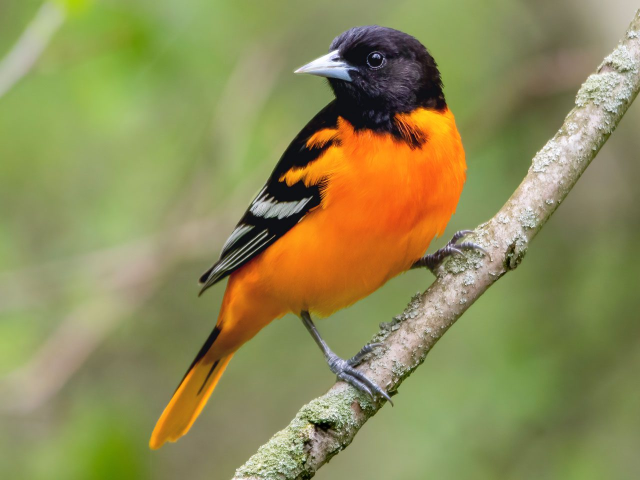
#> input picture birds.jpg, 1280 x 960 px (shown at 1/2 size)
$ jupyter execute Edge_Detection.ipynb
#> lines starting #> are read from the running program, lines starting #| are printed output that depends on the picture; after the words box and inside, x2 and y2 are one past the last pixel; in counts of white or black regions, pixels touching at a corner belong together
#### Edge Detection
##### Edge detection is a technique in image processing used to identify boundaries of object in an image. Common Edge detection methods are:
##### 1. Canny Edge Detection (Most Popular)
##### Steps in Cannny are :
- Noise reduction (Gaussian filter).
- Gradient calculation.
- Non-maximum suprression
- Double threshold
- Edge Tracking

[cell 1]
import cv2
import matplotlib.pyplot as plt
import numpy as np
import pandas as pd

[cell 2]
img = cv2.imread("birds.jpg")
#> img is the input picture: shape (960, 1280, 3); mean B, G, R 86.8, 139.8, 142.7

[cell 3]
gray = cv2.cvtColor(img, cv2.COLOR_BGR2GRAY)
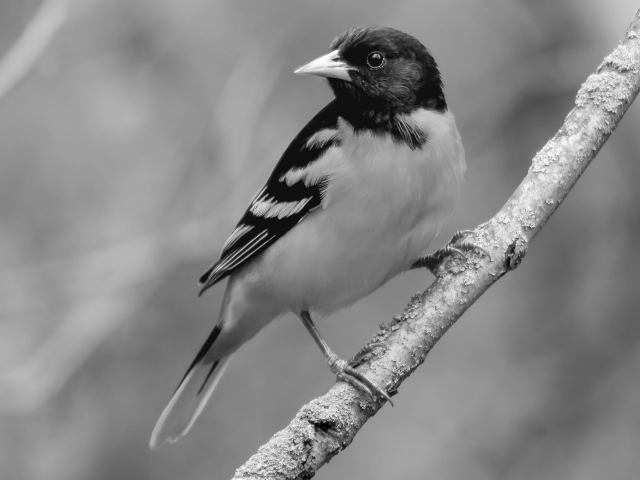
#> gray: shape (960, 1280) (shown at 1/2 size); min 0, max 255, mean 134.6

[cell 4]
resize = cv2.resize(gray, (520,520))
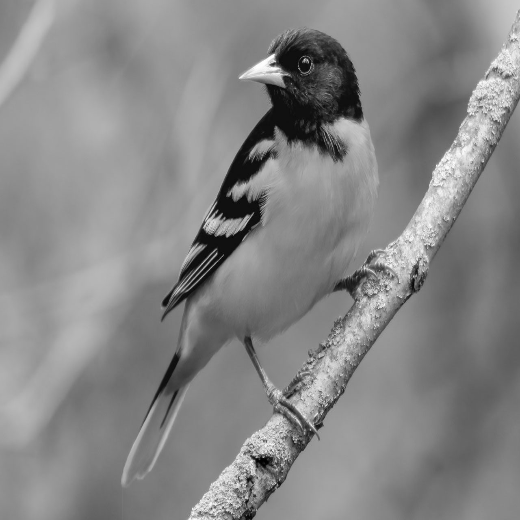
#> resize: shape (520, 520); min 1, max 254, mean 134.5

[cell 5]
edges = cv2.Canny(resize, 100, 200)
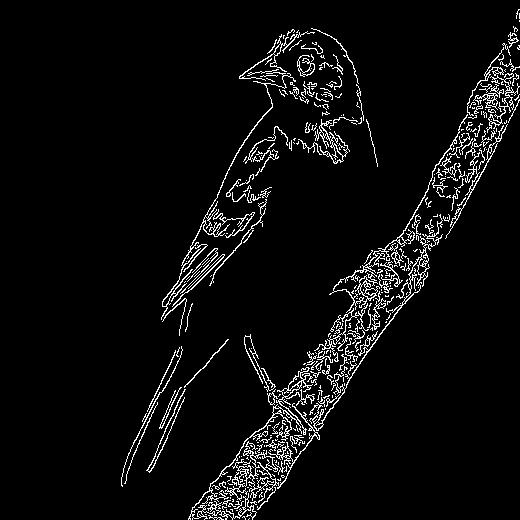
#> edges: shape (520, 520); 4.9% white in thin lines or dots, all inside (x1, y1, x2, y2) = (121, 9, 520, 520)

[cell 6]
plt.figure(figsize=(8,8))

[cell 7]
plt.subplot(1,2,1)
plt.imshow(cv2.cvtColor(img, cv2.COLOR_BGR2RGB))
plt.title("Original Image")
plt.axis("off")

plt.subplot(1,2,2)
plt.imshow(edges, cmap="gray")
plt.title("Edge Detected Image")
plt.axis("off")
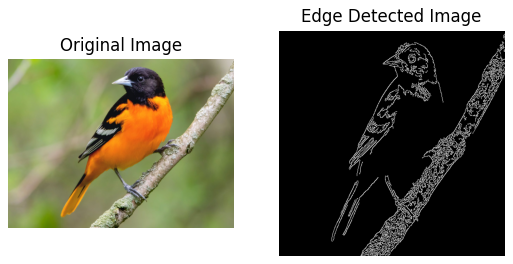
#> figure drawn by matplotlib, 2 panels

$ run again, with CVV.jpg copied over birds.jpg
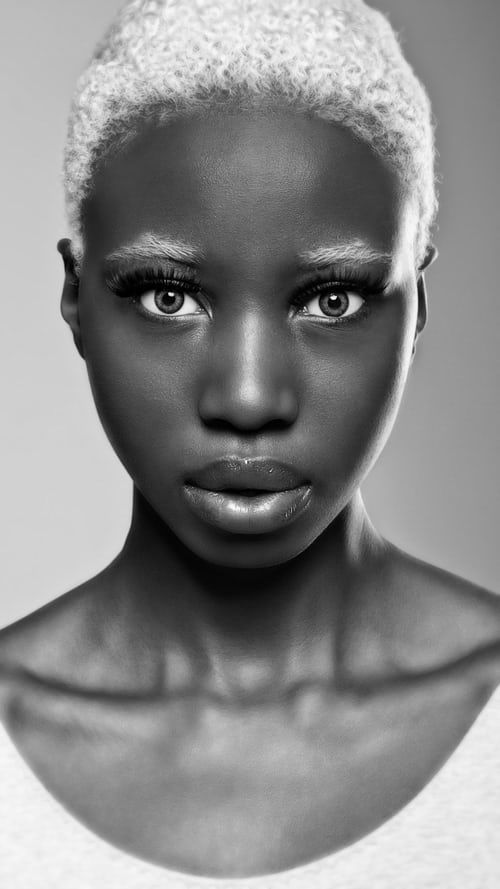
#> input picture CVV.jpg, 500 x 889 px
#> img is the input picture: shape (889, 500, 3); min 0, max 255, mean 137.3
#> `edges = cv2.Canny(resize, 100, 200)`:
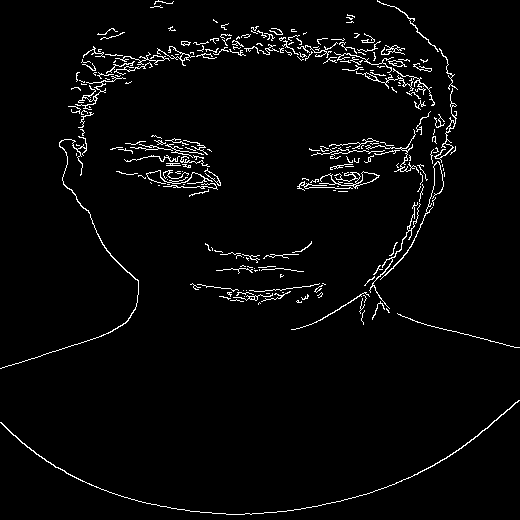
#> edges: shape (520, 520); 3% white in thin lines or dots
#> `[cell 7] plt.subplot(1,2,1) plt.imshow(cv2.cvtColor(img, cv2.COLOR_BGR..`:
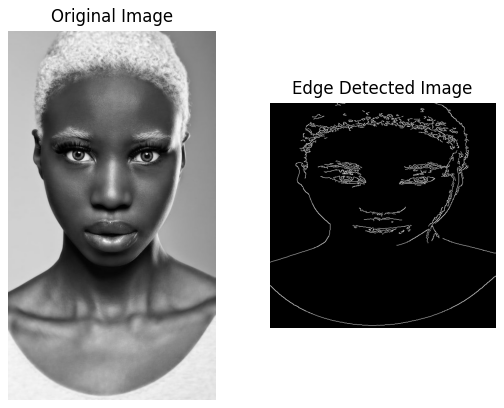
#> figure drawn by matplotlib, 2 panels

$ run again, with X_Ray.jpg copied over birds.jpg
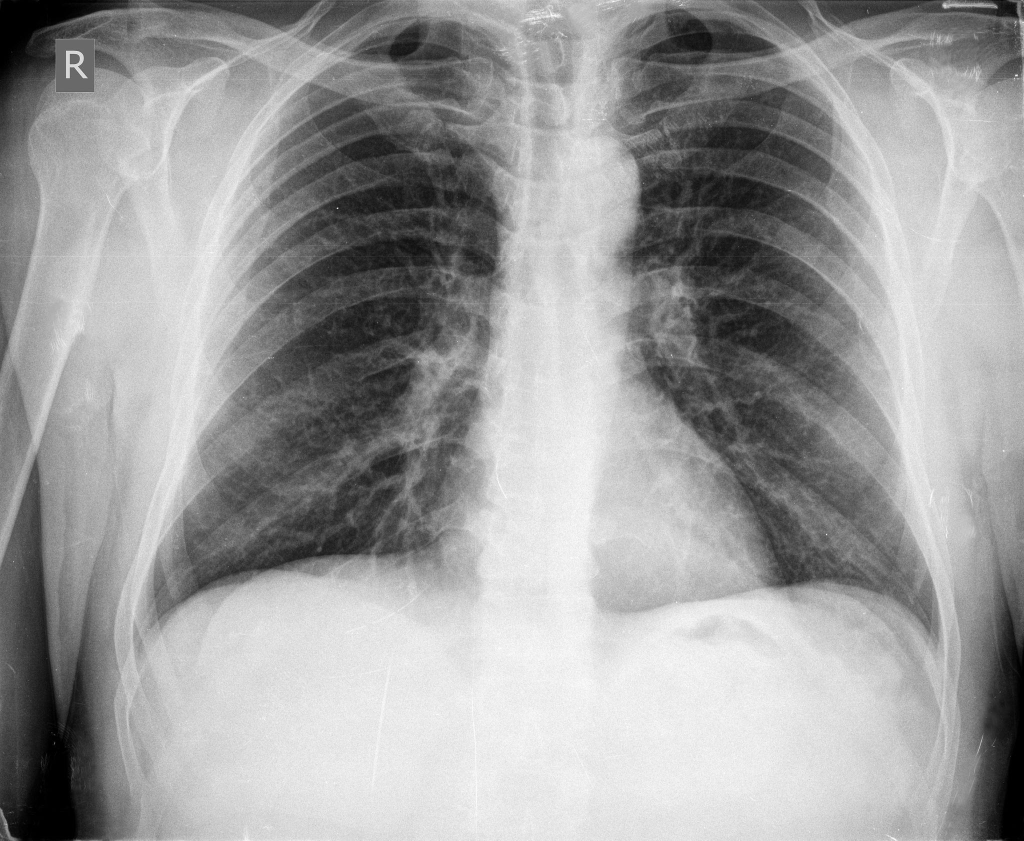
#> input picture X_Ray.jpg, 2048 x 1681 px (shown at 1/2 size)
#> img is the input picture: shape (1681, 2048, 3); min 0, max 255, mean 156.8
#> `edges = cv2.Canny(resize, 100, 200)`:
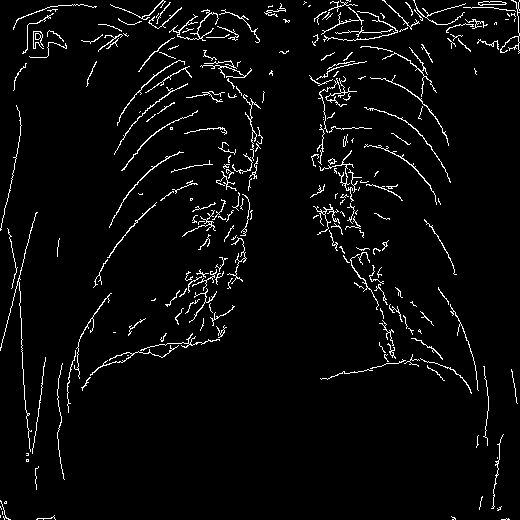
#> edges: shape (520, 520); 3.9% white in thin lines or dots
#> `[cell 7] plt.subplot(1,2,1) plt.imshow(cv2.cvtColor(img, cv2.COLOR_BGR..`:
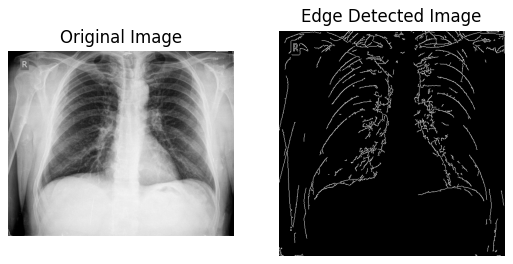
#> figure drawn by matplotlib, 2 panels
